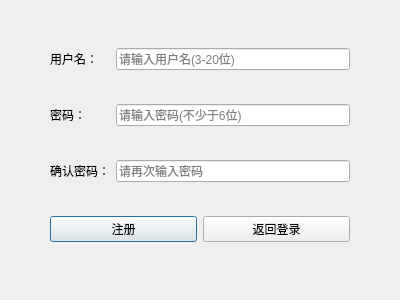
<?xml version="1.0" encoding="UTF-8"?>
<ui version="4.0">
 <class>RegisterDialog</class>
 <widget class="QDialog" name="RegisterDialog">
  <property name="geometry">
   <rect>
    <x>0</x>
    <y>0</y>
    <width>400</width>
    <height>300</height>
   </rect>
  </property>
  <property name="windowTitle">
   <string>用户注册</string>
  </property>
  <widget class="QWidget" name="layoutWidget">
   <property name="geometry">
    <rect>
     <x>50</x>
     <y>20</y>
     <width>300</width>
     <height>250</height>
    </rect>
   </property>
   <layout class="QGridLayout" name="gridLayout">
    <item row="0" column="0">
     <widget class="QLabel" name="label">
      <property name="text">
       <string>用户名：</string>
      </property>
     </widget>
    </item>
    <item row="0" column="1">
     <widget class="QLineEdit" name="usernameEdit">
      <property name="placeholderText">
       <string>请输入用户名(3-20位)</string>
      </property>
     </widget>
    </item>
    <item row="1" column="0">
     <widget class="QLabel" name="label_2">
      <property name="text">
       <string>密码：</string>
      </property>
     </widget>
    </item>
    <item row="1" column="1">
     <widget class="QLineEdit" name="passwordEdit">
      <property name="echoMode">
       <enum>QLineEdit::Password</enum>
      </property>
      <property name="placeholderText">
       <string>请输入密码(不少于6位)</string>
      </property>
     </widget>
    </item>
    <item row="2" column="0">
     <widget class="QLabel" name="label_3">
      <property name="text">
       <string>确认密码：</string>
      </property>
     </widget>
    </item>
    <item row="2" column="1">
     <widget class="QLineEdit" name="confirmPasswordEdit">
      <property name="echoMode">
       <enum>QLineEdit::Password</enum>
      </property>
      <property name="placeholderText">
       <string>请再次输入密码</string>
      </property>
     </widget>
    </item>
    <item row="3" column="0" colspan="2">
     <layout class="QHBoxLayout" name="buttonLayout">
      <item>
       <widget class="QPushButton" name="registerBtn">
        <property name="text">
         <string>注册</string>
        </property>
       </widget>
      </item>
      <item>
       <widget class="QPushButton" name="backBtn">
        <property name="text">
         <string>返回登录</string>
        </property>
       </widget>
      </item>
     </layout>
    </item>
   </layout>
  </widget>
 </widget>
 <resources/>
 <connections/>
</ui>
